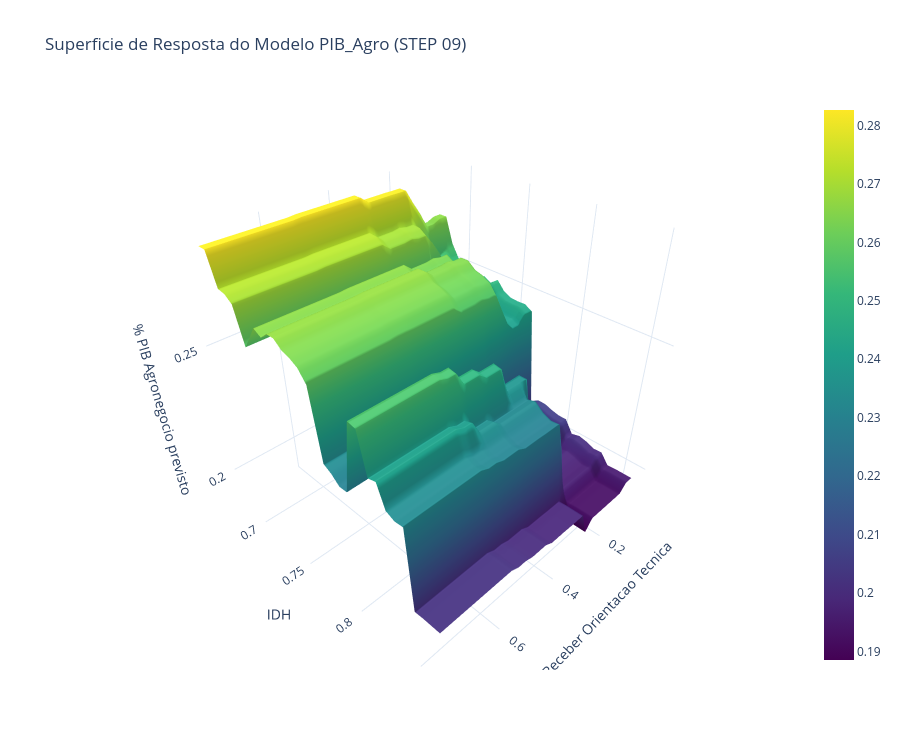

Write notebook code for a chart like this one.
### Code cell
# -------------------------------------------------------------
# STEP 13 VIZ - Grafico 3D interativo: superficie de resposta PIB_Agro
# Carrega o modelo do STEP 09 e plota como o %_PIB_Agronegocio previsto
# varia em funcao de %_Receber_Orientacao_Tecnica e IDH, com as demais
# features fixadas na media. Salva HTML interativo e renderiza na celula.
# -------------------------------------------------------------
import pandas as pd
import numpy as np
import pickle
import plotly.graph_objects as go

df = pd.read_csv('output/base_step_04.csv', sep=';', decimal=',', encoding='utf-8-sig')

with open('output/modelo_pibagro_step_09.pkl', 'rb') as f:
    modelo = pickle.load(f)

features = [
    'Pago_USD', 'IDH', 'PIB', 'Log_Pop_Por_Propriedade',
    '%_Receber_Orientacao_Tecnica', 'tipoacao_CAPEX', 'regiao_BR',
    'regiao_Centro-Oeste', 'regiao_Nordeste', 'regiao_Norte',
    'regiao_Sudeste', 'regiao_Sul', 'unidadeorcamentaria_CONAB',
    'unidadeorcamentaria_EMBRAPA', 'unidadeorcamentaria_INCRA',
    'unidadeorcamentaria_MAPA'
]
for c in features:
    df[c] = pd.to_numeric(df[c].astype(str).str.replace(',', '.'), errors='coerce')

eixo_x = '%_Receber_Orientacao_Tecnica'
eixo_y = 'IDH'
gx = np.linspace(df[eixo_x].min(), df[eixo_x].max(), 30)
gy = np.linspace(df[eixo_y].min(), df[eixo_y].max(), 30)
GX, GY = np.meshgrid(gx, gy)

medias = df[features].mean()
grade = pd.DataFrame(np.tile(medias.values, (GX.size, 1)), columns=features)
grade[eixo_x] = GX.ravel()
grade[eixo_y] = GY.ravel()
Z = modelo.predict(grade).reshape(GX.shape)

fig = go.Figure(data=[go.Surface(x=GX, y=GY, z=Z, colorscale='Viridis')])
fig.update_layout(
    title='Superficie de Resposta do Modelo PIB_Agro (STEP 09)',
    template='plotly_white',
    scene=dict(xaxis_title='% Receber Orientacao Tecnica', yaxis_title='IDH',
               zaxis_title='% PIB Agronegocio previsto'), height=750)

fig.write_html('output/base_step_13_3d_superficie.html', include_plotlyjs='cdn')
fig.show()
print("Salvo em output/base_step_13_3d_superficie.html")

### Figure 1 — Plotly figure (JSON) as saved in the notebook; plotly's stock layout.template omitted (floating-point values rounded to 4 significant figures; data arrays with more than 128 entries replaced by an {"elided": "..."} marker saying what was removed)
{"data": [{"colorscale": [[0, "#440154"], [0.1111, "#482878"], [0.2222, "#3e4989"], [0.3333, "#31688e"], [0.4444, "#26828e"], [0.5556, "#1f9e89"], [0.6667, "#35b779"], [0.7778, "#6ece58"], [0.8889, "#b5de2b"], [1, "#fde725"]], "type": "surface", "x": {"elided": "30x30 float values"}, "y": {"elided": "30x30 float values"}, "z": {"elided": "30x30 float values"}}], "layout": {"height": 750, "scene": {"xaxis": {"title": {"text": "% Receber Orientacao Tecnica"}}, "yaxis": {"title": {"text": "IDH"}}, "zaxis": {"title": {"text": "% PIB Agronegocio previsto"}}}, "title": {"text": "Superficie de Resposta do Modelo PIB_Agro (STEP 09)"}}}
